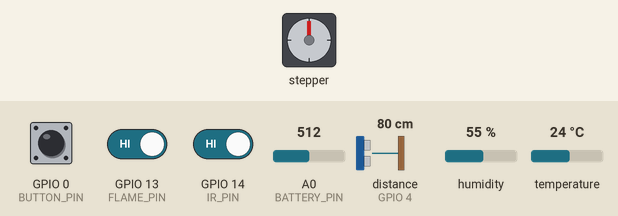
Recording of a program running on a simulated ESP8266 (NodeMCU). On the bench: stepper motor. Wiring (inferred from the names in the program): ultrasonic range finder: trigger GPIO 5; echo GPIO 4; stepper motor (2048 steps per turn assumed): coils GPIO 16, GPIO 2, GPIO 15, GPIO 3. The test bench sets the inputs (shaded band); at power-on: GPIO 0 (BUTTON_PIN) HIGH, distance to the obstacle (sensor on GPIO 4) 80 cm, A0 (BATTERY_PIN) = 512, GPIO 13 (FLAME_PIN) HIGH, GPIO 14 (IR_PIN) HIGH, humidity 55 %, temperature 24 °C. The echo pulse lasts 58.3 µs per cm; WiFi joins after 1.5 s; servers stay silent unless stated; uploads are accepted with an empty reply; what the program prints to the serial monitor is not drawn.

Above: at 4.7 s.
4.8 s: GPIO 0 (BUTTON_PIN) pulled LOW for 0.15 s
At 11.05 s:
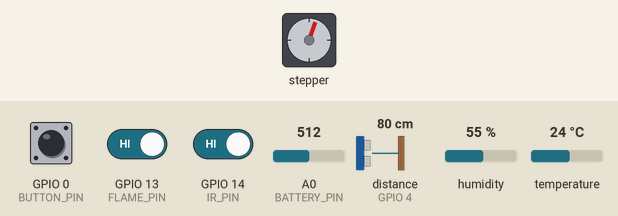
12.6 s: distance to the obstacle (sensor on GPIO 4) set to 4 cm
At 16.87 s:
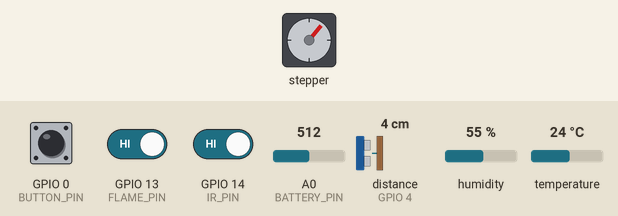
19.0 s: A0 (BATTERY_PIN) set to 190
At 22.91 s:
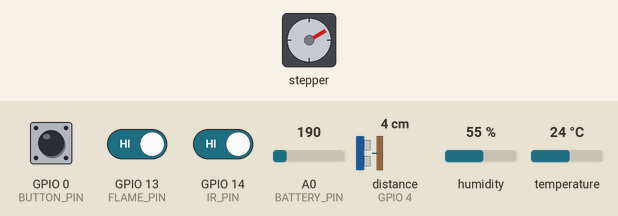
25.1 s: GPIO 13 (FLAME_PIN) driven LOW
At 30.2 s:
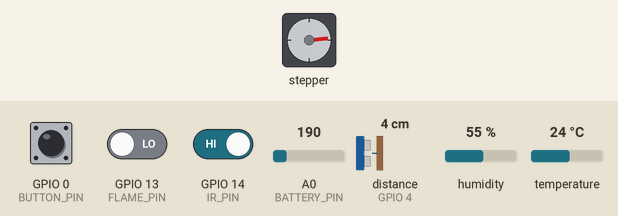
31.0 s: GPIO 14 (IR_PIN) driven LOW
34.5 s: GPIO 0 (BUTTON_PIN) pulled LOW for 1 s
Timing chart, 0 to 48.3 s (numbered marks = the images above; inputs shaded):
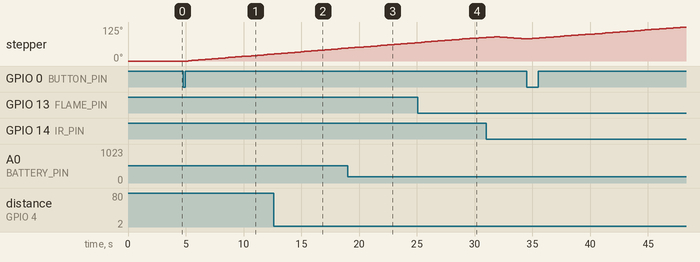

Measured:
- after the input at 4.8 s, stepper: turns 17° clockwise in 4.7 s, then 8° clockwise in 2.0 s

The program:

main.cpp
```cpp
#include <ESP8266WiFi.h>
#include <ESP8266HTTPClient.h>
#include <ArduinoJson.h>
#include <DHT.h>
#include <dec.h>

const char* ssid = "Pruebaint1";        // Cambiar según necesite
const char* password = "holaprueba";    // Cambiar según necesite
const char* serverURL = "http://192.168.43.42:3000/data";   // Cambiar según necesite

#define TRIG_PIN 5        // D1 - Trigger HC-SR04
#define ECHO_PIN 4        // D2 - Echo HC-SR04
#define DHT_PIN 12        // D6 - DHT11
#define FLAME_PIN 13      // D7 - Sensor de llama
#define IR_PIN 14         // D5 - Sensor infrarrojo
#define BUTTON_PIN 0      // D3 - Botón
#define BATTERY_PIN A0    // ADC - Nivel de batería

#define MOTOR_PIN1 16     // D0
#define MOTOR_PIN2 2      // D4
#define MOTOR_PIN3 15     // D8
#define MOTOR_PIN4 3      // RX   - No tenía otro pin, tenía errores

#define DHT_TYPE DHT11
DHT dht(DHT_PIN, DHT_TYPE);

// Variables globales
struct SensorData {
  float trashLevel;
  float temperature;
  float humidity;
  bool flameDetected;
  float batteryLevel;
  int userTokens;
  int dailyDeposits;
  bool windowOpen;
};

SensorData currentData;
WiFiClient client;
HTTPClient http;

// Variables de control
bool lastButtonState = HIGH;
bool windowIsOpen = false;
unsigned long lastSensorRead = 0;
unsigned long lastWebSend = 0;
unsigned long lastSerialSend = 0;
unsigned long windowOpenTime = 0;
bool lastIRState = HIGH;
bool wifiConnected = false;

// Variables del motor
int currentStep = 0;
bool motorRunning = false;
int targetSteps = 0;
int stepsTaken = 0;
unsigned long lastStepTime = 0;
const long stepInterval = 3;
bool clockwise = true;

// Secuencia de pasos
int stepSequence[4][4] = {
  {HIGH, LOW, LOW, LOW},
  {LOW, HIGH, LOW, LOW},
  {LOW, LOW, HIGH, LOW},
  {LOW, LOW, LOW, HIGH}
};

const unsigned long SENSOR_INTERVAL = 3000;     // 3s
const unsigned long WEB_INTERVAL = 10000;       // 10s
const unsigned long SERIAL_INTERVAL = 2000;     // 2s
const unsigned long WINDOW_TIMEOUT = 10000;       //10s

void setup() {
  Serial.begin(115200);
  delay(500);

  Serial.println();
  Serial.println("=== INICIANDO SISTEMA ===");

  // Pines de sensores y boton
  pinMode(TRIG_PIN, OUTPUT);
  pinMode(ECHO_PIN, INPUT);
  pinMode(FLAME_PIN, INPUT_PULLUP);
  pinMode(IR_PIN, INPUT_PULLUP);
  pinMode(BUTTON_PIN, INPUT_PULLUP);
  digitalWrite(TRIG_PIN, LOW);
  yield();

  // Pines del motor
  pinMode(MOTOR_PIN1, OUTPUT);
  pinMode(MOTOR_PIN2, OUTPUT);
  pinMode(MOTOR_PIN3, OUTPUT);
  pinMode(MOTOR_PIN4, OUTPUT);
  yield();

  digitalWrite(MOTOR_PIN1, LOW);
  digitalWrite(MOTOR_PIN2, LOW);
  digitalWrite(MOTOR_PIN3, LOW);
  digitalWrite(MOTOR_PIN4, LOW);
  currentStep = 0;
  yield();

  //valores por defecto
  currentData.userTokens = 0;
  currentData.dailyDeposits = 0;
  currentData.windowOpen = false;
  currentData.trashLevel = 50.0;
  currentData.temperature = 25.0;
  currentData.humidity = 60.0;
  currentData.flameDetected = false;
  currentData.batteryLevel = 100.0;

  Serial.println("Inicializando DHT11...");
  dht.begin();
  delay(1000);
  yield();

  setupWiFi();

  Serial.println("Sistema listo!");
  Serial.println(" Porfa un 20 :) ");  // Era para mi calificación xd
  Serial.println("===================");
  yield();
}

void setupWiFi() {
  Serial.println("Configurando WiFi...");
  WiFi.mode(WIFI_STA);
  WiFi.persistent(false);
  WiFi.setAutoConnect(true);
  WiFi.setAutoReconnect(true);
  WiFi.begin(ssid, password);

  int attempts = 0;
  while (WiFi.status() != WL_CONNECTED && attempts < 15) {
    delay(1000);
    Serial.print(".");
    attempts++;
    yield();
  }

  if (WiFi.status() == WL_CONNECTED) {
    Serial.println();
    Serial.println("WiFi conectado!");
    Serial.print("IP: ");
    Serial.println(WiFi.localIP());
    wifiConnected = true;
  } else {
    yield();
    Serial.println();
    Serial.println("WiFi no conectado - funcionando sin red");
    wifiConnected = false;
  }
  yield();
}

void loop() {
  unsigned long currentTime = millis();
  if (currentTime - lastSensorRead >= SENSOR_INTERVAL) {    // Leer sensores
    readSensors();
    lastSensorRead = currentTime;
  }
  checkButton();
  checkTrashDeposit();
  stepMotor();

  if (wifiConnected && currentTime - lastWebSend >= WEB_INTERVAL) {  // Comunicaciones
    sendDataToWeb();
    lastWebSend = currentTime;
  }
  if (currentTime - lastSerialSend >= SERIAL_INTERVAL) {  //Serial
    sendDataToSerial();
    lastSerialSend = currentTime;
  }

  checkCriticalAlerts();     // Verificar alertas
  checkWiFiStatus();

  yield();
  delay(50);
}

void stepMotor() {
  if (!motorRunning) return;
  if (clockwise) {
    currentStep = (currentStep + 1) % 4;
  } else {
    currentStep = (currentStep - 1 + 4) % 4;
  }
  digitalWrite(MOTOR_PIN1, stepSequence[currentStep][0]);
  digitalWrite(MOTOR_PIN2, stepSequence[currentStep][1]);
  digitalWrite(MOTOR_PIN3, stepSequence[currentStep][2]);
  digitalWrite(MOTOR_PIN4, stepSequence[currentStep][3]);
  delayMicroseconds(1);
  stepsTaken++;
  if (stepsTaken >= targetSteps) {
    motorRunning = false;
    stepsTaken = 0;
    Serial.println("Motor detenido");
    if (windowIsOpen) {
      closeWindow();
    }
  digitalWrite(MOTOR_PIN1, LOW);   // Apagar el motor
  digitalWrite(MOTOR_PIN2, LOW);
  digitalWrite(MOTOR_PIN3, LOW);
  digitalWrite(MOTOR_PIN4, LOW);
  }

}

void readSensors() {
  float newTrashLevel = readUltrasonicSensor();
  if (newTrashLevel >= 0) {
    currentData.trashLevel = newTrashLevel;
  }
  float temp = dht.readTemperature();
  float hum = dht.readHumidity();
  if (!isnan(temp) && temp > -10 && temp < 60) {
    currentData.temperature = temp;
  }
  if (!isnan(hum) && hum > 0 && hum <= 100) {
    currentData.humidity = hum;
  }
  currentData.flameDetected = (digitalRead(FLAME_PIN) == LOW);
  currentData.batteryLevel = readBatteryLevel();
}

float readUltrasonicSensor() {
  digitalWrite(TRIG_PIN, LOW);
  delayMicroseconds(2);
  digitalWrite(TRIG_PIN, HIGH);
  delayMicroseconds(10);
  digitalWrite(TRIG_PIN, LOW);

  long duration = pulseIn(ECHO_PIN, HIGH, 30000);
  if (duration == 0) {
    return -1; // Timeout
  }

  float distance = (duration * 0.034) / 2;
  if (distance < 2 || distance > 200) {
    return -1;
  }
  float level = map(distance, 5, 33, 100, 0);
  return constrain(level, 0, 100);
}

float readBatteryLevel() {
  int reading = analogRead(BATTERY_PIN);
  float voltage = (reading / 1024.0) * 3.3;
  float batteryVoltage = voltage * 12.1;
  float percentage = ((batteryVoltage - 10.0) / 2.6) * 100.0;
  return constrain(percentage, 0, 100);
}

void checkButton() {
  bool currentState = digitalRead(BUTTON_PIN);
  if (lastButtonState == HIGH && currentState == LOW) {
    delay(50);
    if (digitalRead(BUTTON_PIN) == LOW) {
      if (!windowIsOpen) {
        openWindow();
      }
    }
  }
  lastButtonState = currentState;
}

void openWindow() {
  Serial.println("Abriendo ventana...");
  clockwise = true;
  targetSteps = 512;
  stepsTaken = 0;
  motorRunning = true;
  windowIsOpen = true;
  currentData.windowOpen = true;
  Serial.println("Ventana abierta");
}

void closeWindow() {
  Serial.println("Cerrando ventana...");
  clockwise = false;
  targetSteps = 512;
  stepsTaken = 0;
  motorRunning = true;
  windowIsOpen = false;
  currentData.windowOpen = false;
  Serial.println("Ventana cerrada");
}

void checkTrashDeposit() {
  bool currentState = digitalRead(IR_PIN);
  if (windowIsOpen && lastIRState == HIGH && currentState == LOW) {
    delay(50);
    if (digitalRead (IR_PIN == LOW)) {
      currentData.dailyDeposits++;
      currentData.userTokens += 10;
      Serial.println("¡Depósito detectado! +5 tokens");
      Serial.println("Total tokens: " + String(currentData.userTokens));
    }
  }
  lastIRState = currentState;
}

void checkWiFiStatus() {
  if (WiFi.status() == WL_CONNECTED) {
    if (!wifiConnected) {
      Serial.println("WiFi reconectado!");
      wifiConnected = true;
    }
  } else {
    if (wifiConnected) {
      Serial.println("WiFi desconectado");
      wifiConnected = false;
    }
  }
}

void sendDataToWeb() {
  if (!wifiConnected) return;
  http.setTimeout(3000);
  http.begin(client, serverURL);
  http.addHeader("Content-Type", "application/json");

  String json = "{";
  json += "\"type\":\"data\",";
  json += "\"trash\":" + String((int)currentData.trashLevel) + ",";
  json += "\"temp\":" + String((int)currentData.temperature) + ",";
  json += "\"hum\":" + String((int)currentData.humidity) + ",";
  json += "\"flame\":" + String(currentData.flameDetected ? "true" : "false") + ",";
  json += "\"bat\":" + String((int)currentData.batteryLevel) + ",";
  json += "\"tokens\":" + String(currentData.userTokens) + ",";
  json += "\"deps\":" + String(currentData.dailyDeposits) + ",";
  json += "\"win\":" + String(currentData.windowOpen ? "true" : "false") + ",";
  json += "\"button\":" + String(BUTTON_PIN ? "true" : "false") + ",";
  json += "\"time\":" + String(millis() / 1000);
  json += "}";

  int code = http.POST(json);

  if (code > 0) {
    Serial.println("Web OK: " + String(code));
  } else {
    Serial.println("Web Error: " + String(code));
  }

  http.end();
}

void sendDataToSerial() {
  String json = "{";
  json += "\"type\":\"status\",";
  json += "\"trash\":" + String(currentData.trashLevel, 1) + ",";
  json += "\"temp\":" + String(currentData.temperature, 1) + ",";
  json += "\"hum\":" + String(currentData.humidity, 1) + ",";
  json += "\"flame\":" + String(currentData.flameDetected ? "true" : "false") + ",";
  json += "\"bat\":" + String(currentData.batteryLevel, 1) + ",";
  json += "\"tokens\":" + String(currentData.userTokens) + ",";
  json += "\"deps\":" + String(currentData.dailyDeposits) + ",";
  json += "\"win\":" + String(currentData.windowOpen ? "true" : "false") + ",";
  json += "\"uptime\":" + String(millis() / 1000) + ",";
  json += "\"wifi\":" + String(wifiConnected ? "true" : "false");
  json += "}";

  Serial.println(json);
}

void checkCriticalAlerts() {
  if (currentData.flameDetected) {
    Serial.println("¡ALERTA: FUEGO DETECTADO (" + String((int)currentData.flameDetected) + "%)!");
  }

  if (currentData.batteryLevel < 20) {
    Serial.println("¡ALERTA: BATERÍA BAJA (" + String((int)currentData.batteryLevel) + "%)!");
  }

  if (currentData.trashLevel > 85) {
    Serial.println("¡ALERTA: CONTENEDOR LLENO (" + String((int)currentData.trashLevel) + "%)!");
  }
}
```

dec.h
```cpp
void setupWiFi();
void readSensors();
void checkButton();
void checkTrashDeposit();
void closeWindow();
void sendDataToWeb();
void sendDataToSerial();
void checkCriticalAlerts();
void checkWiFiStatus();
float readUltrasonicSensor();
float readBatteryLevel();
void openWindow();
void stepMotor();
```
